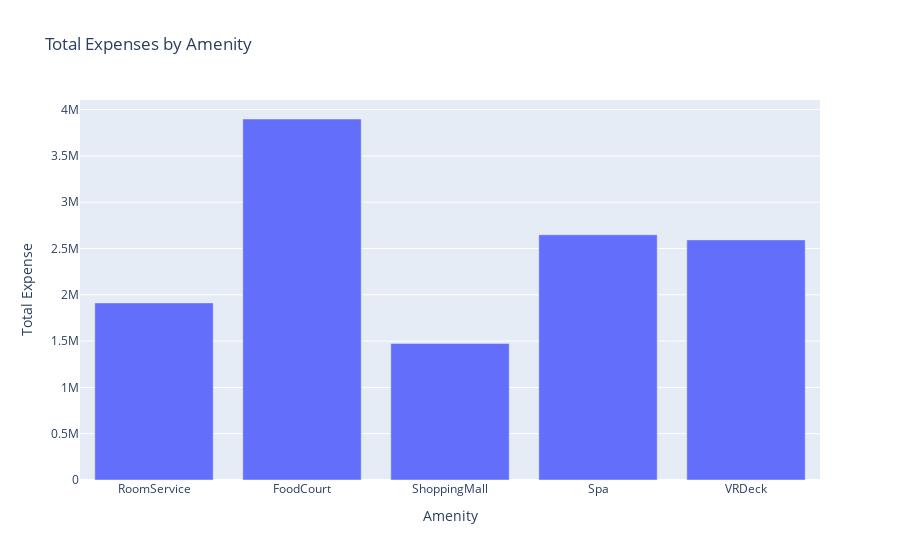

The code cell stored with this chart in its notebook:
### Code cell
viz.viz4(df_viz)

### Figure 1 — Plotly figure (JSON) as saved in the notebook; plotly's stock layout.template omitted (floating-point values rounded to 4 significant figures)
{"data": [{"alignmentgroup": "True", "hovertemplate": "Amenity=%{x}<br>Total Expense=%{y}<extra></extra>", "legendgroup": "", "marker": {"color": "#636efa", "pattern": {"shape": ""}}, "name": "", "offsetgroup": "", "orientation": "v", "showlegend": false, "textposition": "auto", "type": "bar", "x": ["RoomService", "FoodCourt", "ShoppingMall", "Spa", "VRDeck"], "xaxis": "x", "y": [1912541, 3898237, 1474092, 2647791, 2592790], "yaxis": "y"}], "layout": {"barmode": "relative", "legend": {"tracegroupgap": 0}, "title": {"text": "Total Expenses by Amenity"}, "xaxis": {"anchor": "y", "domain": [0, 1], "title": {"text": "Amenity"}}, "yaxis": {"anchor": "x", "domain": [0, 1], "title": {"text": "Total Expense"}}}}
